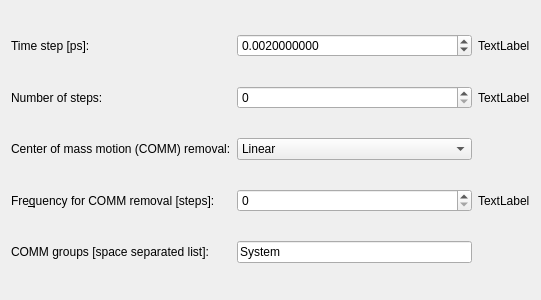
<?xml version="1.0" encoding="UTF-8"?>
<ui version="4.0">
 <class>WizardPage</class>
 <widget class="QWizardPage" name="WizardPage">
  <property name="geometry">
   <rect>
    <x>0</x>
    <y>0</y>
    <width>541</width>
    <height>300</height>
   </rect>
  </property>
  <property name="windowTitle">
   <string>WizardPage</string>
  </property>
  <property name="title">
   <string>MD Integrator</string>
  </property>
  <property name="subTitle">
   <string>Choose the main parameters for the MD simulations</string>
  </property>
  <layout class="QGridLayout" name="gridLayout">
   <item row="0" column="0">
    <widget class="QLabel" name="label_9">
     <property name="text">
      <string>Time step [ps]:</string>
     </property>
     <property name="buddy">
      <cstring>timeStepDoubleSpinBox</cstring>
     </property>
    </widget>
   </item>
   <item row="0" column="1">
    <widget class="QDoubleSpinBox" name="timeStepDoubleSpinBox">
     <property name="decimals">
      <number>10</number>
     </property>
     <property name="maximum">
      <double>99999999.000000000000000</double>
     </property>
     <property name="value">
      <double>0.002000000000000</double>
     </property>
    </widget>
   </item>
   <item row="1" column="0">
    <widget class="QLabel" name="label_10">
     <property name="text">
      <string>Number of steps:</string>
     </property>
     <property name="buddy">
      <cstring>nstepsSpinBox</cstring>
     </property>
    </widget>
   </item>
   <item row="1" column="1">
    <widget class="QSpinBox" name="nstepsSpinBox">
     <property name="maximum">
      <number>999999999</number>
     </property>
    </widget>
   </item>
   <item row="1" column="2">
    <widget class="QLabel" name="nstepsTimeLabel">
     <property name="text">
      <string>TextLabel</string>
     </property>
    </widget>
   </item>
   <item row="2" column="0">
    <widget class="QLabel" name="label_11">
     <property name="text">
      <string>Center of mass motion (COMM) removal:</string>
     </property>
     <property name="buddy">
      <cstring>commTypeComboBox</cstring>
     </property>
    </widget>
   </item>
   <item row="2" column="1">
    <widget class="QComboBox" name="commTypeComboBox">
     <item>
      <property name="text">
       <string>Linear</string>
      </property>
     </item>
     <item>
      <property name="text">
       <string>Angular</string>
      </property>
     </item>
     <item>
      <property name="text">
       <string>Linear-acceleration-correction</string>
      </property>
     </item>
     <item>
      <property name="text">
       <string>None</string>
      </property>
     </item>
    </widget>
   </item>
   <item row="3" column="0">
    <widget class="QLabel" name="label_12">
     <property name="text">
      <string>Fre&amp;quency for COMM removal [steps]:</string>
     </property>
     <property name="buddy">
      <cstring>nstcommSpinBox</cstring>
     </property>
    </widget>
   </item>
   <item row="3" column="1">
    <widget class="QSpinBox" name="nstcommSpinBox">
     <property name="maximum">
      <number>999999999</number>
     </property>
    </widget>
   </item>
   <item row="3" column="2">
    <widget class="QLabel" name="nstcommTimeLabel">
     <property name="text">
      <string>TextLabel</string>
     </property>
    </widget>
   </item>
   <item row="4" column="0">
    <widget class="QLabel" name="label_13">
     <property name="text">
      <string>COMM groups [space separated list]:</string>
     </property>
     <property name="buddy">
      <cstring>commGrpsLineEdit</cstring>
     </property>
    </widget>
   </item>
   <item row="4" column="1">
    <widget class="QLineEdit" name="commGrpsLineEdit">
     <property name="text">
      <string>System</string>
     </property>
    </widget>
   </item>
   <item row="0" column="2">
    <widget class="QLabel" name="timeStepTimeLabel">
     <property name="text">
      <string>TextLabel</string>
     </property>
    </widget>
   </item>
  </layout>
 </widget>
 <resources/>
 <connections/>
</ui>
